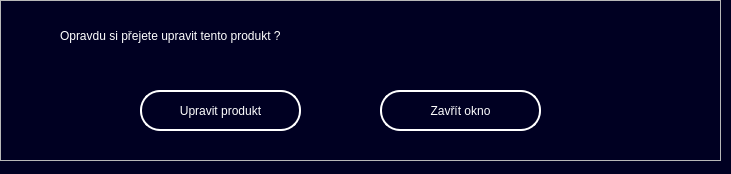
<?xml version="1.0" encoding="UTF-8"?>
<ui version="4.0">
 <class>Edit_really</class>
 <widget class="QWidget" name="Edit_really">
  <property name="geometry">
   <rect>
    <x>0</x>
    <y>0</y>
    <width>731</width>
    <height>174</height>
   </rect>
  </property>
  <property name="windowTitle">
   <string>Form</string>
  </property>
  <property name="styleSheet">
   <string notr="true">QWidget#Edit_really {
background-color: rgb(0, 0, 34);
}

QLabel#Instructions {
color: rgb(255, 255, 255);
font: 24pt &quot;FreeSans&quot;;
}

QPushButton#Button_Edit{
color: rgb(255, 255, 255);
border-color: rgb(255, 255, 255);
border: 2px solid rgb(255, 255, 255);
border-radius: 20px;
font: 12pt &quot;FreeSans&quot;;
}

QPushButton#Button_Back{
color: rgb(255, 255, 255);
border-color: rgb(255, 255, 255);
border: 2px solid rgb(255, 255, 255);
border-radius: 20px;
font: 12pt &quot;FreeSans&quot;;
}

QPushButton:hover#Button_Edit{
border: 3px solid rgb(255, 255, 255);
background-color: rgb(0, 0, 53);
}

QPushButton:hover#Button_Back{
border: 3px solid rgb(255, 255, 255);
background-color: rgb(0, 0, 53);
}</string>
  </property>
  <widget class="QFrame" name="frame">
   <property name="geometry">
    <rect>
     <x>0</x>
     <y>0</y>
     <width>721</width>
     <height>161</height>
    </rect>
   </property>
   <property name="frameShape">
    <enum>QFrame::StyledPanel</enum>
   </property>
   <property name="frameShadow">
    <enum>QFrame::Raised</enum>
   </property>
   <widget class="QLabel" name="Instructions">
    <property name="geometry">
     <rect>
      <x>60</x>
      <y>20</y>
      <width>611</width>
      <height>31</height>
     </rect>
    </property>
    <property name="text">
     <string>Opravdu si přejete upravit tento produkt ?</string>
    </property>
   </widget>
   <widget class="QPushButton" name="Button_Edit">
    <property name="geometry">
     <rect>
      <x>140</x>
      <y>90</y>
      <width>161</width>
      <height>41</height>
     </rect>
    </property>
    <property name="text">
     <string>Upravit produkt</string>
    </property>
   </widget>
   <widget class="QPushButton" name="Button_Back">
    <property name="geometry">
     <rect>
      <x>380</x>
      <y>90</y>
      <width>161</width>
      <height>41</height>
     </rect>
    </property>
    <property name="text">
     <string>Zavřít okno</string>
    </property>
   </widget>
  </widget>
 </widget>
 <resources/>
 <connections/>
</ui>
